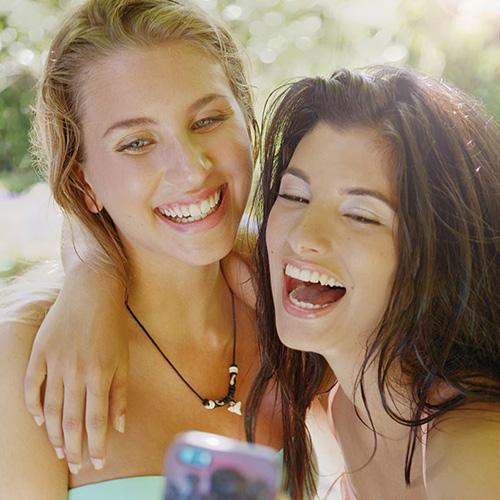
#> input picture demo.jpeg, 500 x 500 px
$ python test.py   (older library calls are emulated)
#> lines starting #> are read from the running program, lines starting #| are printed output that depends on the picture; after the words box and inside, x2 and y2 are one past the last pixel; in counts of white or black regions, pixels touching at a corner belong together
import cv2
import numpy as np


# [19 lines left out: function circle_fitness_demo, not called in this run]


# !/usr/bin/env python3
# -*- coding: utf-8 -*-
"""
Created on Wed May 29 19:18:28 2019
@author: youxinlin
"""

# -----------------------鼠标操作相关------------------------------------------
lsPointsChoose = []
tpPointsChoose = []
pointsCount = 0
count = 0
pointsMax = 6


# [79 lines left out: functions on_mouse, ROI_byMouse, not called in this run]


img = cv2.imread('demo.jpeg')
#> img is the input picture: shape (500, 500, 3); mean B, G, R 106.3, 131.9, 156
# ---------------------------------------------------------
# --图像预处理，设置其大小
# height, width = img.shape[:2]
# size = (int(width * 0.3), int(height * 0.3))
# img = cv2.resize(img, size, interpolation=cv2.INTER_AREA)
# ------------------------------------------------------------
ROI = img.copy()
cv2.namedWindow('src')
cv2.setMouseCallback('src', on_mouse)
cv2.imshow('src', img)
_w, _h, _ = img.shape
l_center = [_w // 2, _h // 2]
#> l_center = [250, 250]
cv2.circle(img, tuple(l_center), 4, (0, 0, 255), 4)
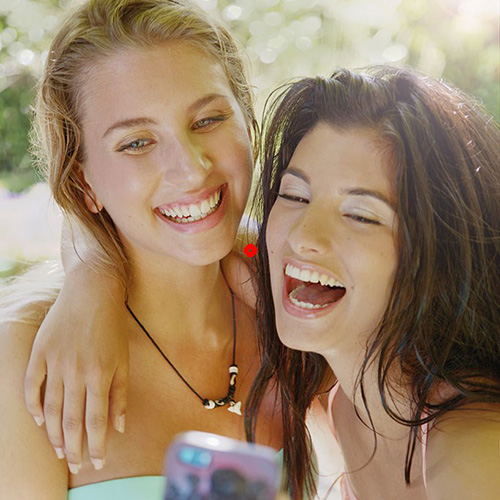
#> img: shape (500, 500, 3); 0.05% of pixels changed, all inside (x1, y1, x2, y2) = (244, 244, 257, 257)

flag = True
while flag:
    kk = cv2.waitKeyEx(0)
#> (key Esc is pressed here)
    print(type(kk), kk)
    # left = 2424832
    if kk == 2424832:
        l_center[0] -= 1
    # right = 2555904
    elif kk == 2555904:
        l_center[0] += 1
    # up = 2490369
    elif kk == 2490368:
        l_center[1] -= 1
    # down = 2621440
    elif kk == 2621440:
        l_center[1] += 1
    elif kk in [13, 27, 32]:  # 13 回车 27 EC 32 空格
        flag = False
    print(l_center)
#| [250, 250]
    cv2.circle(img, tuple(l_center), 4, (0, 0, 255), 4)
    cv2.imshow('src', img)
cv2.imshow('hhaa', img)
cv2.waitKeyEx(0)
cv2.destroyAllWindows()


# [42 lines left out: function mergeImg, not called in this run]

# [40 lines of commented-out code are left out]
